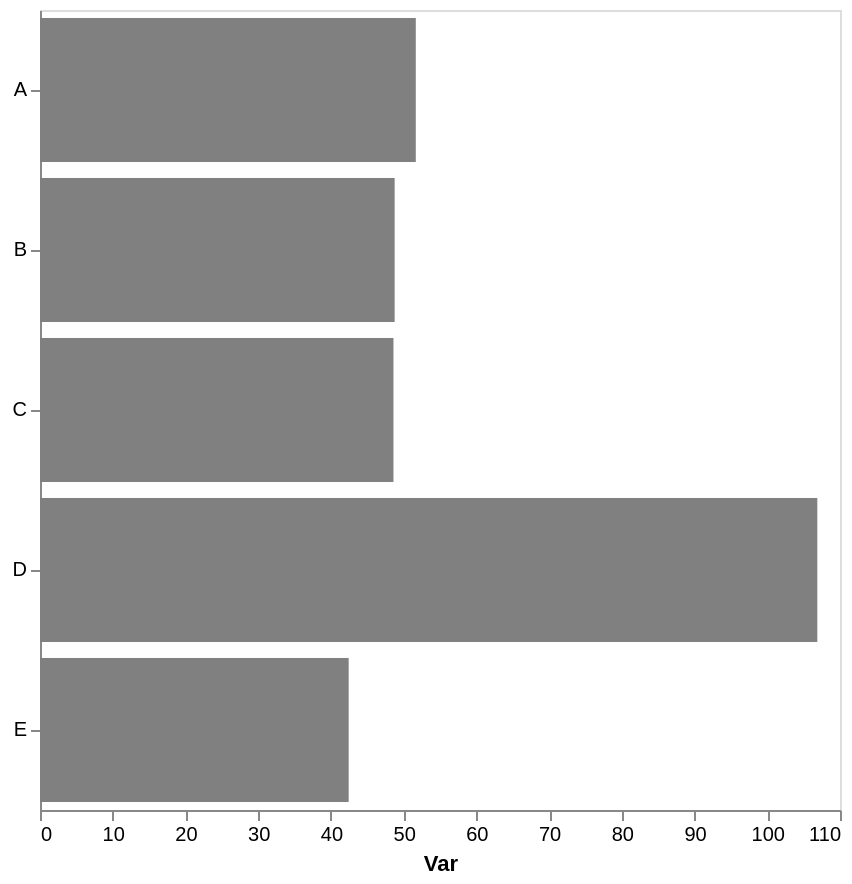

This figure's Vega-Lite source:
### Vega-Lite specification from a JSON file in a GitHub repository (floating-point values rounded to 4 significant figures)
{"config": {"view": {"continuousWidth": 300, "continuousHeight": 300}, "axis": {"grid": false}, "bar": {"color": "gray"}}, "data": {"name": "data-76ee9d8bd310cafdcc00a730281a9c58"}, "mark": {"type": "bar"}, "encoding": {"x": {"aggregate": "mean", "axis": {"title": "Var"}, "field": "var1", "type": "quantitative"}, "y": {"axis": {"title": null}, "field": "cat", "type": "nominal"}}, "height": 400, "width": 400, "$schema": "https://vega.github.io/schema/vega-lite/v5.17.0.json", "datasets": {"data-76ee9d8bd310cafdcc00a730281a9c58": [{"cat": "D", "var1": 99.16, "var2": 55.9}, {"cat": "D", "var1": 112.1, "var2": 57.64}, {"cat": "A", "var1": 48.58, "var2": 49.79}, {"cat": "C", "var1": 54.27, "var2": 45.31}, {"cat": "A", "var1": 60.45, "var2": 49.8}, {"cat": "C", "var1": 42.93, "var2": 39.77}, {"cat": "B", "var1": 48.77, "var2": 40.46}, {"cat": "A", "var1": 55.42, "var2": 35.79}, {"cat": "D", "var1": 109.3, "var2": 51.18}, {"cat": "A", "var1": 42.24, "var2": 46.54}, {"cat": "E", "var1": 38.15, "var2": 51.07}, {"cat": "E", "var1": 46.74, "var2": 61.53}]}}
